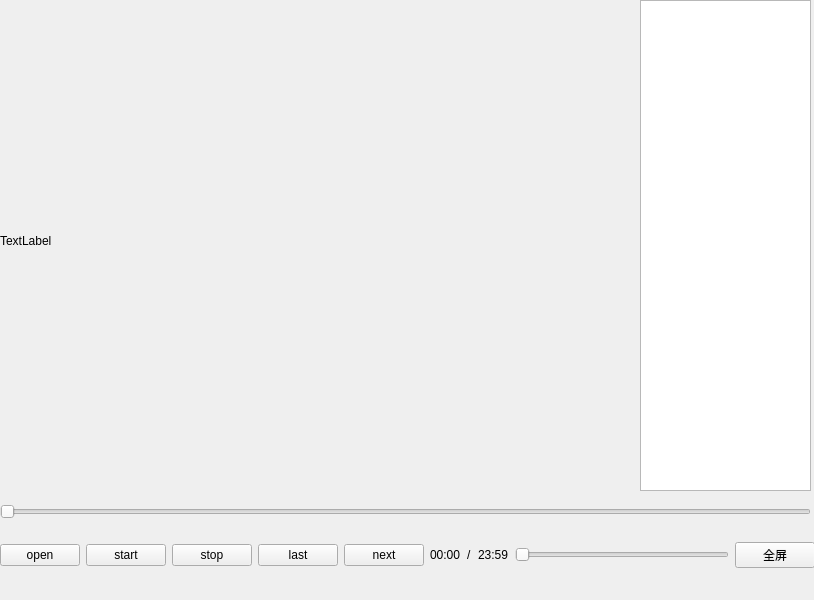
<?xml version="1.0" encoding="UTF-8"?>
<ui version="4.0">
 <class>Widget</class>
 <widget class="QWidget" name="Widget">
  <property name="geometry">
   <rect>
    <x>0</x>
    <y>0</y>
    <width>814</width>
    <height>600</height>
   </rect>
  </property>
  <property name="windowTitle">
   <string>Widget</string>
  </property>
  <widget class="QLabel" name="label">
   <property name="geometry">
    <rect>
     <x>0</x>
     <y>0</y>
     <width>631</width>
     <height>481</height>
    </rect>
   </property>
   <property name="text">
    <string>TextLabel</string>
   </property>
  </widget>
  <widget class="QListWidget" name="listWidget">
   <property name="geometry">
    <rect>
     <x>640</x>
     <y>0</y>
     <width>171</width>
     <height>491</height>
    </rect>
   </property>
  </widget>
  <widget class="QWidget" name="widget" native="true">
   <property name="geometry">
    <rect>
     <x>0</x>
     <y>490</y>
     <width>811</width>
     <height>44</height>
    </rect>
   </property>
   <layout class="QVBoxLayout" name="verticalLayout">
    <item>
     <widget class="MySlider" name="progress_report">
      <property name="orientation">
       <enum>Qt::Horizontal</enum>
      </property>
     </widget>
    </item>
   </layout>
  </widget>
  <widget class="QWidget" name="widget_2" native="true">
   <property name="geometry">
    <rect>
     <x>0</x>
     <y>530</y>
     <width>815</width>
     <height>50</height>
    </rect>
   </property>
   <layout class="QHBoxLayout" name="horizontalLayout">
    <item>
     <widget class="QPushButton" name="btn_open">
      <property name="text">
       <string>open</string>
      </property>
     </widget>
    </item>
    <item>
     <widget class="QPushButton" name="btn_start">
      <property name="text">
       <string>start</string>
      </property>
     </widget>
    </item>
    <item>
     <widget class="QPushButton" name="btn_stop">
      <property name="text">
       <string>stop</string>
      </property>
     </widget>
    </item>
    <item>
     <widget class="QPushButton" name="btn_last">
      <property name="text">
       <string>last</string>
      </property>
     </widget>
    </item>
    <item>
     <widget class="QPushButton" name="btn_next">
      <property name="text">
       <string>next</string>
      </property>
     </widget>
    </item>
    <item>
     <widget class="QLabel" name="label_ct">
      <property name="text">
       <string>00:00</string>
      </property>
     </widget>
    </item>
    <item>
     <widget class="QLabel" name="label_3">
      <property name="text">
       <string>/</string>
      </property>
     </widget>
    </item>
    <item>
     <widget class="QLabel" name="label_all_time">
      <property name="text">
       <string>23:59</string>
      </property>
     </widget>
    </item>
    <item>
     <widget class="QSlider" name="voice_control">
      <property name="orientation">
       <enum>Qt::Horizontal</enum>
      </property>
     </widget>
    </item>
    <item>
     <widget class="QPushButton" name="btn_fullshow">
      <property name="text">
       <string>全屏</string>
      </property>
     </widget>
    </item>
   </layout>
  </widget>
 </widget>
 <customwidgets>
  <customwidget>
   <class>MySlider</class>
   <extends>QSlider</extends>
   <header location="global">myslider.h</header>
  </customwidget>
 </customwidgets>
 <resources/>
 <connections/>
</ui>
